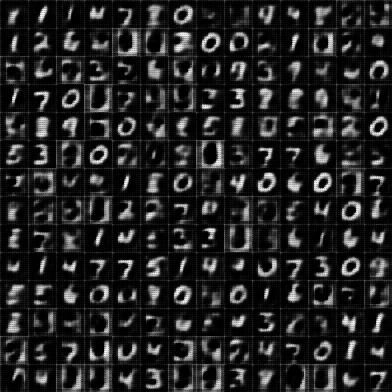
#> input picture mnist/vis/sample_1.0.jpg, 392 x 392 px
$ python -i util.py   (imports and definitions only)   (older library calls are emulated)
#> lines starting #> are read from the running program, lines starting #| are printed output that depends on the picture
import cv2
import scipy.misc
import numpy as np

def OneHot(X, n=None, negative_class=0.):
    X = np.asarray(X).flatten()
    if n is None:
        n = np.max(X) + 1
    Xoh = np.ones((len(X), n)) * negative_class
    Xoh[np.arange(len(X)), X] = 1.
    return Xoh


def crop_resize(image_path, resize_shape=(64,64)):
#> called with image_path = 'vis/sample_1.0.jpg', resize_shape = (64, 64)
    image = cv2.imread(image_path)
#> image is the input picture: shape (392, 392, 3); min 0, max 255, mean 36.8
    height, width, channel = image.shape
#> height = 392; width = 392; channel = 3

    if width == height:
        resized_image = cv2.resize(image, resize_shape)
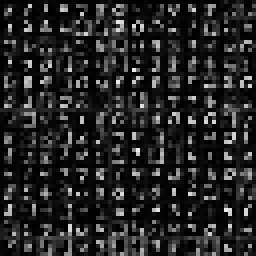
#> resized_image: shape (64, 64, 3) (shown 4 times larger); min 0, max 237, mean 37.3
    elif width > height:
        resized_image = cv2.resize(image, (int(width * float(resize_shape[0])//height), resize_shape[1]))
        cropping_length = int( (resized_image.shape[1] - resize_shape[0]) // 2)
        resized_image = resized_image[:,cropping_length:cropping_length+resize_shape[1]]
    else:
        resized_image = cv2.resize(image, (resize_shape[0], int(height * float(resize_shape[1])/width)))
        cropping_length = int( (resized_image.shape[0] - resize_shape[1]) // 2)
        resized_image = resized_image[cropping_length:cropping_length+resize_shape[0], :]

    return resized_image/127.5 - 1

def save_visualization(X, nh_nw, save_path='./vis/sample.jpg'):
    h,w = X.shape[1], X.shape[2]
    img = np.zeros((h * nh_nw[0], w * nh_nw[1], 3))

    for n,x in enumerate(X):
        j = n // nh_nw[1]
        i = n % nh_nw[1]
        img[j*h:j*h+h, i*w:i*w+w, :] = x

    scipy.misc.imsave(save_path, img)

    return img

>>> result = crop_resize('vis/sample_1.0.jpg')

$ run again, on mnist/vis/sample_10.0.jpg
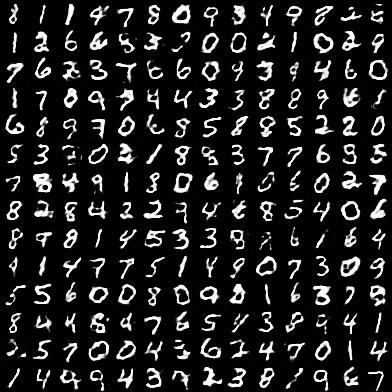
#> input picture mnist/vis/sample_10.0.jpg, 392 x 392 px
#> in crop_resize, image is the input picture: shape (392, 392, 3); min 0, max 255, mean 35.8
#> in crop_resize, `resized_image = cv2.resize(image, resize_shape)`:
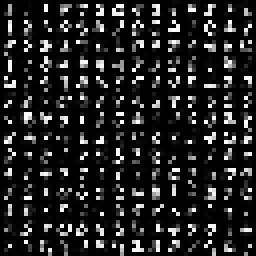
#> resized_image: shape (64, 64, 3) (shown 4 times larger); min 0, max 255, mean 35.7
